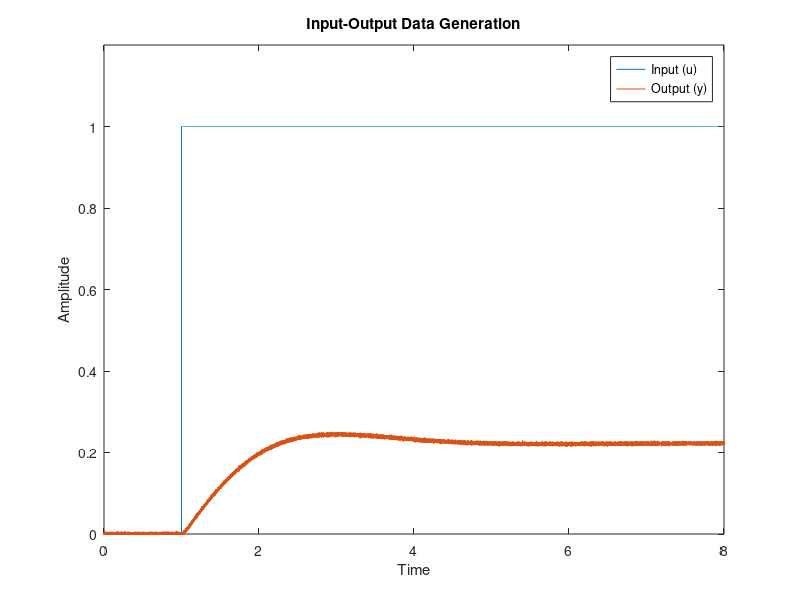

This figure's MATLAB source:
clc; 
close all; 
clear;

% Step 1: Data Generation
s = tf('s');

% Define a transfer function with at least one zero and of order greater than 2
G = (s + 2)/(0.1*s^3+4*s^2+8*s+9); 

% Set sampling interval
dt = 0.0001; % for example

% Define time vector
t = 0:dt:8;

% Generate input signal (step input)
u = ones(length(t),1);
u(1:1/dt) = 0; % set first 10 samples to zero

% Generate response from G
y = lsim(G,u,t);

% Add noise to the response
y = y + randn(length(t),1)*0.002; % add noise to response

% Plot input and output data
plot(t,[u,y]); 
axis([0 8 0 1.2]);
xlabel('Time');
ylabel('Amplitude');
legend('Input (u)', 'Output (y)');
title('Input-Output Data Generation');